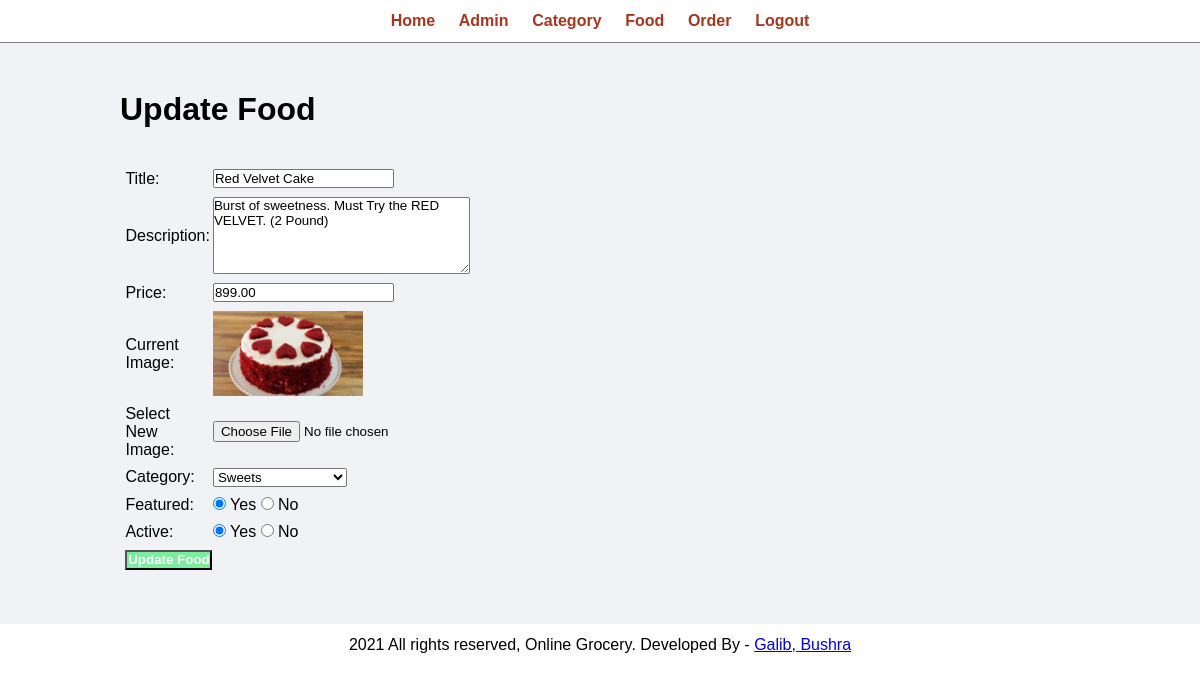
Page /admin/update-food.php?id=9 (signed in) on the earlier database version.
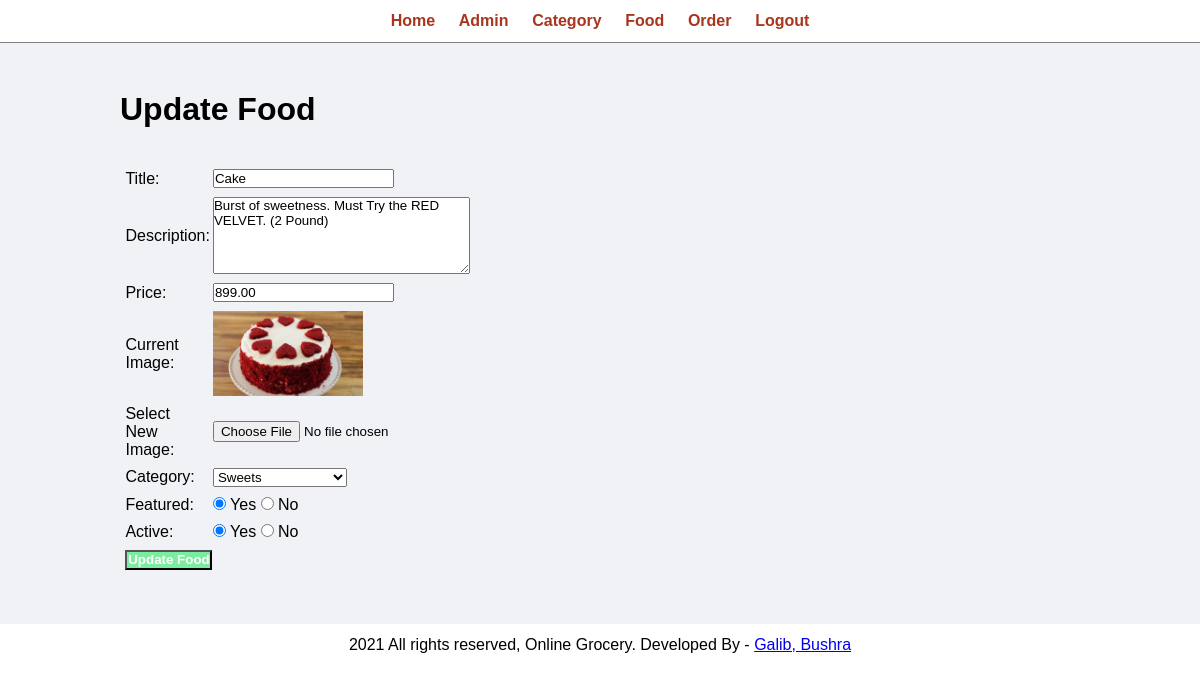
Same page on the later database version.
### tables this page shows
CREATE TABLE `tbl_food` (
  `id` int(10) UNSIGNED NOT NULL,
  `title` varchar(100) NOT NULL,
  `description` text NOT NULL,
  `price` decimal(10,2) NOT NULL,
  `image_name` varchar(255) NOT NULL,
  `category_id` int(10) UNSIGNED NOT NULL,
  `featured` varchar(10) NOT NULL,
  `active` varchar(10) NOT NULL
);

CREATE TABLE `tbl_category` (
  `id` int(10) UNSIGNED NOT NULL,
  `title` varchar(100) NOT NULL,
  `image_name` varchar(255) NOT NULL,
  `featured` varchar(10) NOT NULL,
  `active` varchar(10) NOT NULL
);

### admin/update-food.php (the view, shortened to what this page needs)
<link rel="stylesheet" type="text/css" href="../css/admin.css">
<?php include('partials/menu.php'); ?>
<?php
    if(isset($_GET['id']))
    {
        $id = $_GET['id'];
        $sql2 = "SELECT * FROM tbl_food WHERE id=$id";
        $res2 = mysqli_query($conn, $sql2);
        $row2 = mysqli_fetch_assoc($res2);
        $title = $row2['title'];
        $description = $row2['description'];
        $price = $row2['price'];
        $current_image = $row2['image_name'];
        $current_category = $row2['category_id'];
        $featured = $row2['featured'];
        $active = $row2['active'];
    }
    else
    {
        header('location:'.SITEURL.'admin/manage-food.php');
    }
?>
<div class="main-content">
    <div class="wrapper">
        <h1>Update Food</h1>
        <br><br>
        <form action="" method="POST" enctype="multipart/form-data">
        <table class="tbl-30">
            <tr>
                <td>Title: </td>
                <td>
                    <input type="text" name="title" value="<?php echo $title; ?>">
                </td>
            </tr>
            <tr>
                <td>Description: </td>
                <td>
                    <textarea name="description" cols="30" rows="5"><?php echo $description; ?></textarea>
                </td>
            </tr>
            <tr>
                <td>Price: </td>
                <td>
                    <input type="number" name="price" value="<?php echo $price; ?>">
                </td>
            </tr>
            <tr>
                <td>Current Image: </td>
                <td>
                    <?php
                        if($current_image == "")
                        {
                            echo "<div class='error'>Image not Available.</div>";
                        }
                        else
                        {
                            ?>
                            <img src="<?php echo SITEURL; ?>images/food/<?php echo $current_image; ?>" width="150px">
                            <?php
                        }
                    ?>
                </td>
            </tr>
            <tr>
                <td>Select New Image: </td>
                <td>
                    <input type="file" name="image">
                </td>
            </tr>
            <tr>
                <td>Category: </td>
                <td>
                    <select name="category">
                        <?php
                            $sql = "SELECT * FROM tbl_category WHERE active='Yes'";
                            $res = mysqli_query($conn, $sql);
                            $count = mysqli_num_rows($res);
                            if($count>0)
                            {
                                while($row=mysqli_fetch_assoc($res))
                                {
                                    $category_title = $row['title'];
                                    $category_id = $row['id'];
                                    ?>
                                    <option <?php if($current_category==$category_id){echo "selected";} ?> value="<?php echo $category_id; ?>"><?php echo $category_title; ?></option>
                                    <?php
                                }
                            }
                            else
                            {
                                echo "<option value='0'>Category Not Available.</option>";
                            }
                        ?>
                    </select>
                </td>
            </tr>
            <tr>
                <td>Featured: </td>
                <td>
                    <input <?php if($featured=="Yes") {echo "checked";} ?> type="radio" name="featured" value="Yes"> Yes
                    <input <?php if($featured=="No") {echo "checked";} ?> type="radio" name="featured" value="No"> No
                </td>
            </tr>
            <tr>
                <td>Active: </td>
                <td>
                    <input <?php if($active=="Yes") {echo "checked";} ?> type="radio" name="active" value="Yes"> Yes
                    <input <?php if($active=="No") {echo "checked";} ?> type="radio" name="active" value="No"> No
                </td>
            </tr>
            <tr>
                <td>
                    <input type="submit" name="submit" value="Update Food" class="btn-secondary">
                </td>
            </tr>
        </table>
        </form>
    </div>
</div>
<?php include('partials/footer.php'); ?>

Differences in the rows shown:
changed tbl_food "Burst of sweetness. Must Try the RED VELVET. (2 Pound)": title "Red Velvet Cake" → "Cake"
